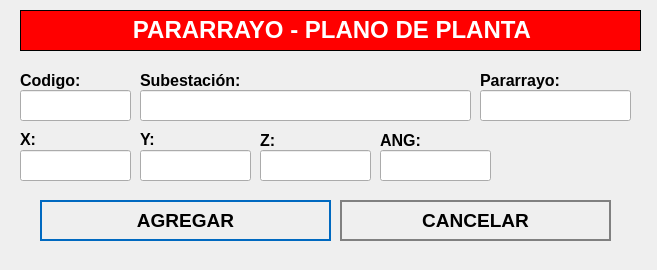
<?xml version="1.0" encoding="UTF-8"?>
<ui version="4.0">
 <class>NewBook</class>
 <widget class="QWidget" name="NewBook">
  <property name="geometry">
   <rect>
    <x>0</x>
    <y>0</y>
    <width>657</width>
    <height>270</height>
   </rect>
  </property>
  <property name="windowTitle">
   <string>Nuevo Registro</string>
  </property>
  <property name="styleSheet">
   <string notr="true">QPushButton
{	
	height: 2em;
 	border-style: solid;
	border-width: 2px;
 	border-color: grey;
	font-weight: bold;
}

QPushButton:hover
{
   	background-color:grey;
	color:white;
}</string>
  </property>
  <widget class="QLabel" name="label">
   <property name="geometry">
    <rect>
     <x>20</x>
     <y>10</y>
     <width>621</width>
     <height>41</height>
    </rect>
   </property>
   <property name="font">
    <font>
     <underline>false</underline>
    </font>
   </property>
   <property name="autoFillBackground">
    <bool>false</bool>
   </property>
   <property name="styleSheet">
    <string notr="true">background-color: red;</string>
   </property>
   <property name="frameShape">
    <enum>QFrame::Box</enum>
   </property>
   <property name="text">
    <string>&lt;html&gt;&lt;head/&gt;&lt;body&gt;&lt;p align=&quot;center&quot;&gt;&lt;span style=&quot; font-size:18pt; font-weight:600; color:#ffffff;&quot;&gt;PARARRAYO - PLANO DE PLANTA&lt;/span&gt;&lt;/p&gt;&lt;/body&gt;&lt;/html&gt;</string>
   </property>
  </widget>
  <widget class="QLabel" name="label_autoriza">
   <property name="geometry">
    <rect>
     <x>20</x>
     <y>70</y>
     <width>101</width>
     <height>21</height>
    </rect>
   </property>
   <property name="text">
    <string>&lt;html&gt;&lt;head/&gt;&lt;body&gt;&lt;p&gt;&lt;span style=&quot; font-size:12pt; font-weight:600;&quot;&gt;Codigo:&lt;/span&gt;&lt;/p&gt;&lt;/body&gt;&lt;/html&gt;</string>
   </property>
  </widget>
  <widget class="QLineEdit" name="inputCodigo">
   <property name="geometry">
    <rect>
     <x>20</x>
     <y>90</y>
     <width>111</width>
     <height>31</height>
    </rect>
   </property>
   <property name="font">
    <font>
     <pointsize>12</pointsize>
    </font>
   </property>
  </widget>
  <widget class="QLineEdit" name="inputSubestacion">
   <property name="geometry">
    <rect>
     <x>140</x>
     <y>90</y>
     <width>331</width>
     <height>31</height>
    </rect>
   </property>
   <property name="font">
    <font>
     <pointsize>12</pointsize>
    </font>
   </property>
  </widget>
  <widget class="QPushButton" name="addButton">
   <property name="geometry">
    <rect>
     <x>40</x>
     <y>200</y>
     <width>291</width>
     <height>41</height>
    </rect>
   </property>
   <property name="font">
    <font>
     <pointsize>14</pointsize>
     <weight>75</weight>
     <bold>true</bold>
    </font>
   </property>
   <property name="cursor">
    <cursorShape>PointingHandCursor</cursorShape>
   </property>
   <property name="styleSheet">
    <string notr="true">QPushButton
{	
	height: 2em;
 	border-style: solid;
	border-width: 2px;
 	border-color: #0069c0;
	font-weight: bold;
}

QPushButton:hover
{
   	background-color:#0069c0;
	color:white;
}</string>
   </property>
   <property name="text">
    <string>AGREGAR</string>
   </property>
   <property name="icon">
    <iconset>
     <normaloff>../assets/icons/add-icon.png</normaloff>../assets/icons/add-icon.png</iconset>
   </property>
   <property name="iconSize">
    <size>
     <width>30</width>
     <height>30</height>
    </size>
   </property>
   <property name="autoDefault">
    <bool>true</bool>
   </property>
   <property name="default">
    <bool>true</bool>
   </property>
   <property name="flat">
    <bool>true</bool>
   </property>
  </widget>
  <widget class="QPushButton" name="cancelButton">
   <property name="geometry">
    <rect>
     <x>340</x>
     <y>200</y>
     <width>271</width>
     <height>41</height>
    </rect>
   </property>
   <property name="font">
    <font>
     <pointsize>14</pointsize>
     <weight>75</weight>
     <bold>true</bold>
    </font>
   </property>
   <property name="cursor">
    <cursorShape>PointingHandCursor</cursorShape>
   </property>
   <property name="styleSheet">
    <string notr="true">QPushButton
{	
	height: 2em;
 	border-style: solid;
	border-width: 2px;
 	border-color: grey;
	font-weight: bold;
}

QPushButton:hover
{
   	background-color:grey;
	color:white;
}</string>
   </property>
   <property name="text">
    <string>CANCELAR</string>
   </property>
   <property name="icon">
    <iconset>
     <normaloff>../assets/icons/cancel-icon.png</normaloff>../assets/icons/cancel-icon.png</iconset>
   </property>
   <property name="iconSize">
    <size>
     <width>30</width>
     <height>30</height>
    </size>
   </property>
   <property name="autoDefault">
    <bool>true</bool>
   </property>
   <property name="default">
    <bool>true</bool>
   </property>
   <property name="flat">
    <bool>true</bool>
   </property>
  </widget>
  <widget class="QLabel" name="label_aquienVisita">
   <property name="geometry">
    <rect>
     <x>140</x>
     <y>70</y>
     <width>191</width>
     <height>21</height>
    </rect>
   </property>
   <property name="text">
    <string>&lt;html&gt;&lt;head/&gt;&lt;body&gt;&lt;p&gt;&lt;span style=&quot; font-size:12pt; font-weight:600;&quot;&gt;Subestación:&lt;/span&gt;&lt;/p&gt;&lt;/body&gt;&lt;/html&gt;</string>
   </property>
  </widget>
  <widget class="QLabel" name="label_horaIngreso">
   <property name="geometry">
    <rect>
     <x>20</x>
     <y>130</y>
     <width>71</width>
     <height>16</height>
    </rect>
   </property>
   <property name="text">
    <string>&lt;html&gt;&lt;head/&gt;&lt;body&gt;&lt;p&gt;&lt;span style=&quot; font-size:12pt; font-weight:600;&quot;&gt;X:&lt;/span&gt;&lt;/p&gt;&lt;/body&gt;&lt;/html&gt;</string>
   </property>
  </widget>
  <widget class="QLabel" name="label_horaSalida">
   <property name="geometry">
    <rect>
     <x>140</x>
     <y>130</y>
     <width>81</width>
     <height>16</height>
    </rect>
   </property>
   <property name="text">
    <string>&lt;html&gt;&lt;head/&gt;&lt;body&gt;&lt;p&gt;&lt;span style=&quot; font-size:12pt; font-weight:600;&quot;&gt;Y:&lt;/span&gt;&lt;/p&gt;&lt;/body&gt;&lt;/html&gt;</string>
   </property>
  </widget>
  <widget class="QLabel" name="label_motivoVisita">
   <property name="geometry">
    <rect>
     <x>260</x>
     <y>130</y>
     <width>101</width>
     <height>21</height>
    </rect>
   </property>
   <property name="text">
    <string>&lt;html&gt;&lt;head/&gt;&lt;body&gt;&lt;p&gt;&lt;span style=&quot; font-size:12pt; font-weight:600;&quot;&gt;Z:&lt;/span&gt;&lt;/p&gt;&lt;/body&gt;&lt;/html&gt;</string>
   </property>
  </widget>
  <widget class="QLineEdit" name="inputX">
   <property name="geometry">
    <rect>
     <x>20</x>
     <y>150</y>
     <width>111</width>
     <height>31</height>
    </rect>
   </property>
   <property name="font">
    <font>
     <pointsize>12</pointsize>
    </font>
   </property>
  </widget>
  <widget class="QLineEdit" name="inputY">
   <property name="geometry">
    <rect>
     <x>140</x>
     <y>150</y>
     <width>111</width>
     <height>31</height>
    </rect>
   </property>
   <property name="font">
    <font>
     <pointsize>12</pointsize>
    </font>
   </property>
  </widget>
  <widget class="QLineEdit" name="inputZ">
   <property name="geometry">
    <rect>
     <x>260</x>
     <y>150</y>
     <width>111</width>
     <height>31</height>
    </rect>
   </property>
   <property name="font">
    <font>
     <pointsize>12</pointsize>
    </font>
   </property>
  </widget>
  <widget class="QLineEdit" name="inputPararrayo">
   <property name="geometry">
    <rect>
     <x>480</x>
     <y>90</y>
     <width>151</width>
     <height>31</height>
    </rect>
   </property>
   <property name="font">
    <font>
     <pointsize>12</pointsize>
    </font>
   </property>
  </widget>
  <widget class="QLabel" name="label_motivoVisita_3">
   <property name="geometry">
    <rect>
     <x>480</x>
     <y>70</y>
     <width>161</width>
     <height>21</height>
    </rect>
   </property>
   <property name="text">
    <string>&lt;html&gt;&lt;head/&gt;&lt;body&gt;&lt;p&gt;&lt;span style=&quot; font-size:12pt; font-weight:600;&quot;&gt;Pararrayo:&lt;/span&gt;&lt;/p&gt;&lt;/body&gt;&lt;/html&gt;</string>
   </property>
  </widget>
  <widget class="QLabel" name="label_motivoVisita_2">
   <property name="geometry">
    <rect>
     <x>380</x>
     <y>130</y>
     <width>101</width>
     <height>21</height>
    </rect>
   </property>
   <property name="text">
    <string>&lt;html&gt;&lt;head/&gt;&lt;body&gt;&lt;p&gt;&lt;span style=&quot; font-size:12pt; font-weight:600;&quot;&gt;ANG:&lt;/span&gt;&lt;/p&gt;&lt;/body&gt;&lt;/html&gt;</string>
   </property>
  </widget>
  <widget class="QLineEdit" name="inputANG">
   <property name="geometry">
    <rect>
     <x>380</x>
     <y>150</y>
     <width>111</width>
     <height>31</height>
    </rect>
   </property>
   <property name="font">
    <font>
     <pointsize>12</pointsize>
    </font>
   </property>
  </widget>
 </widget>
 <tabstops>
  <tabstop>inputCodigo</tabstop>
  <tabstop>inputSubestacion</tabstop>
  <tabstop>addButton</tabstop>
  <tabstop>cancelButton</tabstop>
 </tabstops>
 <resources/>
 <connections/>
</ui>
